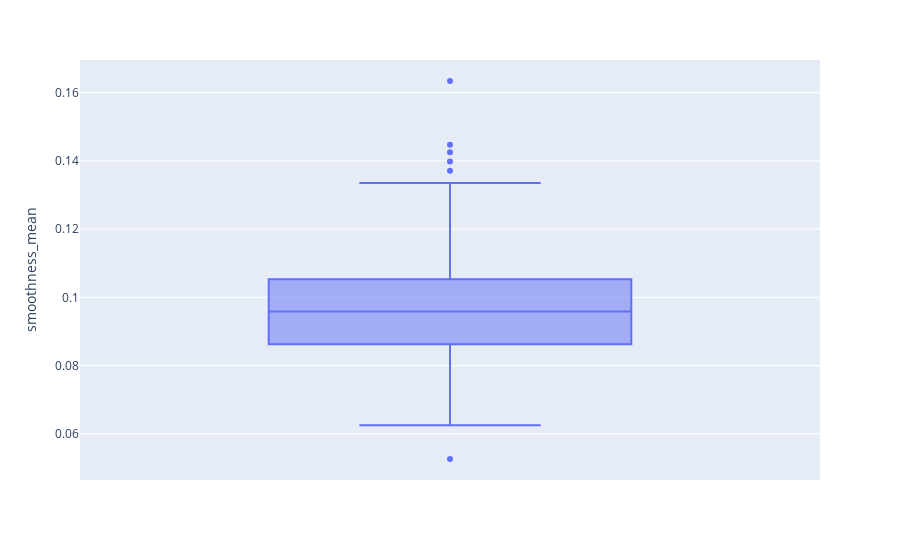

Source (notebook cell):
### Code cell
#analisando outliers
px.box(dados_cancer, y = 'smoothness_mean')

### Figure 1 — Plotly figure (JSON) as saved in the notebook; plotly's stock layout.template omitted (floating-point values rounded to 4 significant figures; data arrays with more than 128 entries replaced by an {"elided": "..."} marker saying what was removed)
{"data": [{"alignmentgroup": "True", "hovertemplate": "smoothness_mean=%{y}<extra></extra>", "legendgroup": "", "marker": {"color": "#636efa"}, "name": "", "notched": false, "offsetgroup": "", "orientation": "v", "showlegend": false, "type": "box", "x0": " ", "xaxis": "x", "y": {"elided": "569 float values"}, "y0": " ", "yaxis": "y"}], "layout": {"boxmode": "group", "legend": {"tracegroupgap": 0}, "margin": {"t": 60}, "xaxis": {"anchor": "y", "domain": [0, 1]}, "yaxis": {"anchor": "x", "domain": [0, 1], "title": {"text": "smoothness_mean"}}}}
